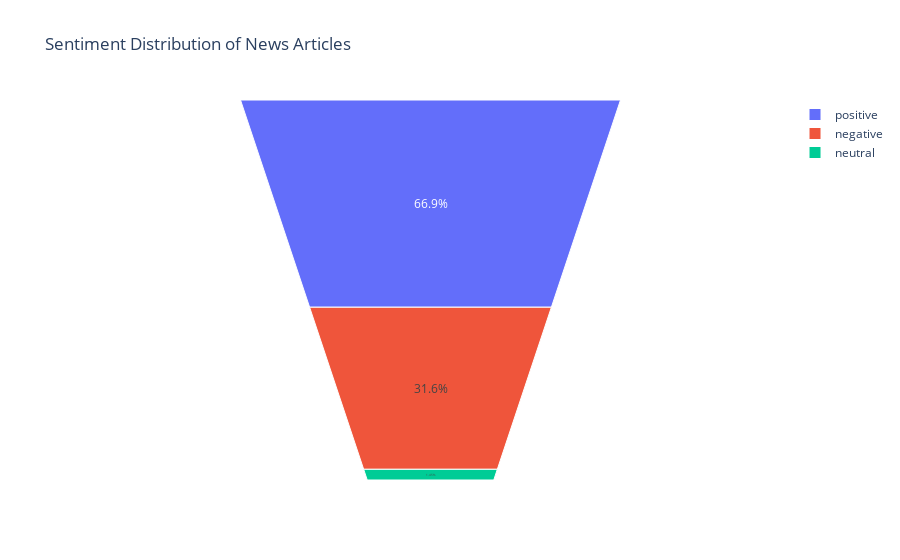

Here is the notebook cell this chart was saved with:
### Code cell
import plotly.express as px
fig = px.funnel_area(names=keys,
                    values=values, title="Sentiment Distribution of News Articles")

fig.show()

### Figure 1 — Plotly figure (JSON) as saved in the notebook; plotly's stock layout.template omitted (floating-point values rounded to 4 significant figures)
{"data": [{"domain": {"x": [0, 1], "y": [0, 1]}, "hovertemplate": "label=%{label}<br>value=%{value}<extra></extra>", "labels": ["positive", "negative", "neutral"], "legendgroup": "", "name": "", "showlegend": true, "type": "funnelarea", "values": [324, 153, 7]}], "layout": {"legend": {"tracegroupgap": 0}, "title": {"text": "Sentiment Distribution of News Articles"}}}
